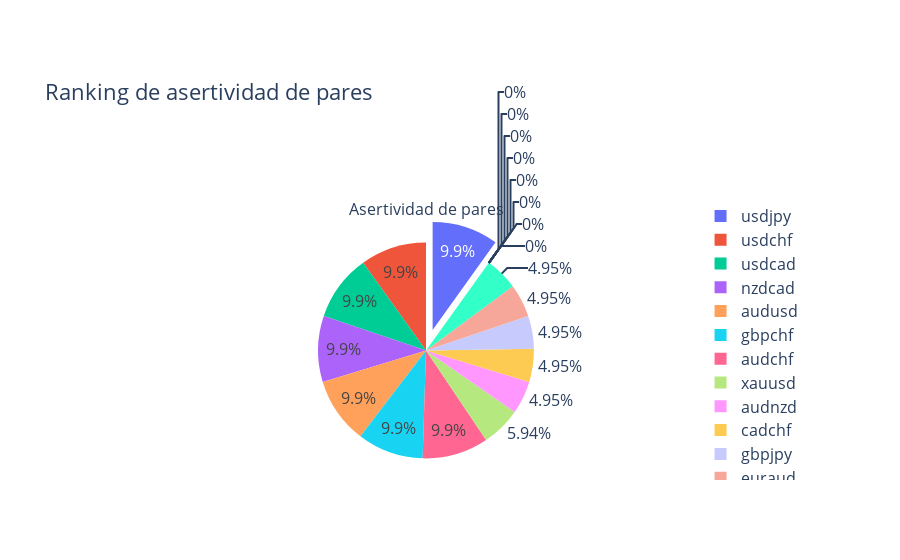

The code cell stored with this chart in its notebook:
### Markdown cell above
<font size = 3> En el caso del dataframe anterior, se muestra que cada vez que se han realizado operaciones con las divisas: usd/jpy, usd/chf, usd/cad, nzd/cad, entre otras, se han obtenido un 100% de acertividad, siendo esto, que todas las operaciones ejecutadas con ellas han sido ganadoras. A diferencia de divisas como aud/cad, nzd/usd, entre otras, las cuales en ninguna operación ejecutada con ellas, ha sido ganadora.
</font>

### Code cell
df_ranking = pd.DataFrame(estadisticas['df_1_ranking'])
df_1_ranking = df_ranking.reset_index()
df_ranking = df_1_ranking.rename(columns = {"index": "pares", "rank": "rank"})

labels = df_ranking['pares']
values = df_ranking['rank']
pie_rank = go.Figure(data = [go.Pie(labels=labels, values=values, pull=[0.2, 0, 0, 0, 0, 0, 0, 0, 0, 0, 0, 0, 0, 0, 0, 0, 0, 0, 0, 0, 0, 0], title = 'Asertividad de pares')])
pie_rank.update_layout(title = "Ranking de asertividad de pares", font = dict(size = 16))
pie_rank.show()

### Figure 1 — Plotly figure (JSON) as saved in the notebook; plotly's stock layout.template omitted (floating-point values rounded to 4 significant figures)
{"data": [{"labels": ["usdjpy", "usdchf", "usdcad", "nzdcad", "audusd", "gbpchf", "audchf", "xauusd", "audnzd", "cadchf", "gbpjpy", "euraud", "audjpy", "eurusd", "nzdjpy", "nzdusd", "gbpcad", "cadjpy", "gbpaud", "usdmxn", "audcad"], "pull": [0.2, 0, 0, 0, 0, 0, 0, 0, 0, 0, 0, 0, 0, 0, 0, 0, 0, 0, 0, 0, 0, 0], "title": {"text": "Asertividad de pares"}, "type": "pie", "values": [100, 100, 100, 100, 100, 100, 100, 60, 50, 50, 50, 50, 50, 0, 0, 0, 0, 0, 0, 0, 0]}], "layout": {"font": {"size": 16}, "title": {"text": "Ranking de asertividad de pares"}}}
